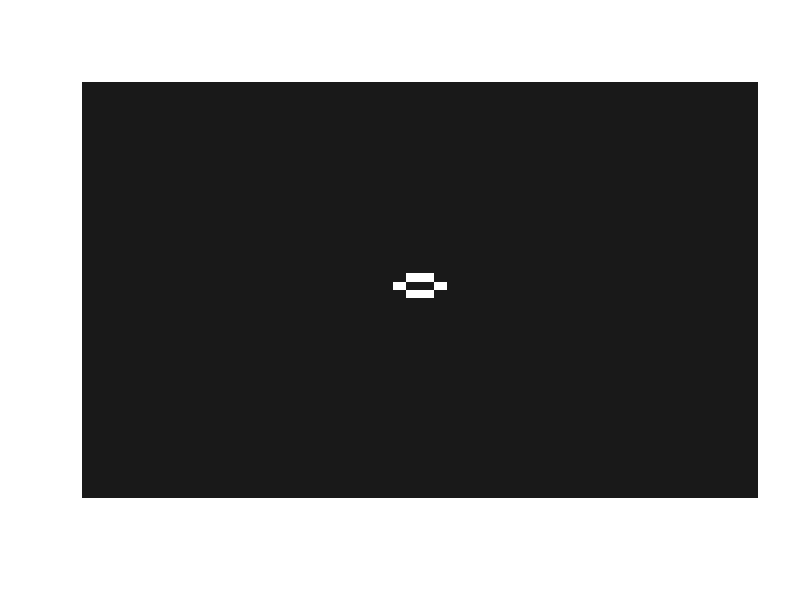

Reproduce this figure in R.
setwd("C:/Users/Avina Kalle/Documents/MAT_NonlinearDynamics/FinalProject")
library(caTools)
N= 50
T<-7
CS<-array(rep(0,(N*N*T)), dim = c(N, N, T))
n0 = (N^2)/8
i0x<-sample(N, n0, replace=TRUE)
i0y<-sample(N, n0, replace=TRUE)

# for(i in 1:n0){
#   CS[i0x[i], i0y[i], 1]<-1
# }
mid<-floor(N/2)
CS[mid,mid,1]<-1
CS[mid+1,mid,1]<-1
CS[mid,mid+1,1]<-1
CS[mid,mid+2,1]<-1
t<-1

rotate <- function(x){
  t(apply(x, 2, rev))
}

neighbourhood<-function(M,x,y){
  #all middle cells
  if(x>1 && x<ncol(M) && y>1 && y<nrow(M)){
    neighbours<-c(M[x-1,y+1],M[x,y+1], M[x+1,y+1], M[x-1,y],M[x+1,y],M[x-1,y-1],M[x,y-1],M[x+1,y-1]) 
  }
  
  #corners
  if(x==1 && y==1){
    neighbours<-c(M[1,2], M[2,1], M[2,2])
  }  
  if(x==nrow(M) && y==ncol(M)){
    neighbours<-c(M[x-1, y], M[x, y-1], M[x-1, y-1])
  }
  if(x==nrow(M) && y==1){
    neighbours<-c(M[x-1, y], M[x, y+1], M[x-1,y+1])
  }
  if(x==1 && y==ncol(M)){
    neighbours<-c(M[x, y-1], M[x+1, y], M[x+1, y-1])
  }
  
  #1st row
  if(x==1 && y!=1 && y!=ncol(M)){
    neighbours<-c(M[x, y-1], M[x, y+1], M[x+1, y+1], M[x+1, y], M[x+1, y+1])
  }
  
  #last row
  if(x==nrow(M) && y!=1 && y!=ncol(M)){
    neighbours<-c(M[x-1, y-1], M[x-1, y], M[x-1, y+1], M[x,y-1], M[x, y+1])
  }
  
  #1st column
  if(y==1 && x!=1 && x!=nrow(M)){
    neighbours<-c(M[x-1, y], M[x-1, y+1], M[x, y+1], M[x+1, y], M[x+1, y+1])
  }
  
  #last column
  if(y==ncol(M) && x!=1 && x!=nrow(M)){
    neighbours<-c(M[x-1, y], M[x+1, y], M[x, y-1], M[x-1, y-1], M[x+1, y-1])
  }
  return(neighbours)
}

while(t<(T)){
  for(i in 1:nrow(CS[,,t])){
    for(j in 1:ncol(CS[,,t])){
      neighbours<-neighbourhood(as.matrix(CS[,,t]),i,j)
      no_neigh_alive<-length(which(neighbours==1))
      no_neigh_dead<-length(which(neighbours==0))
      
      #alive cell
      if(CS[i,j,t]==1){
        if(no_neigh_alive<2){
          CS[i,j,t+1]<-0
        }
        if(no_neigh_alive==2 || no_neigh_alive==3){
          CS[i,j,t+1]<-1
        }
        if(no_neigh_alive>3){
          CS[i,j,t+1]<-0
        }
      }
      
      #dead cell
      if(no_neigh_alive==3){
        CS[i,j,t+1]<-1
      }
  
    }
  }
  t<-t+1
}

image(rotate(CS[,,t]), axes=FALSE, col=gray.colors(2, 0.1, 1))

#write.gif(CS, 'GoL.gif',delay=50, col=gray.colors(2, 1, 0.1))
